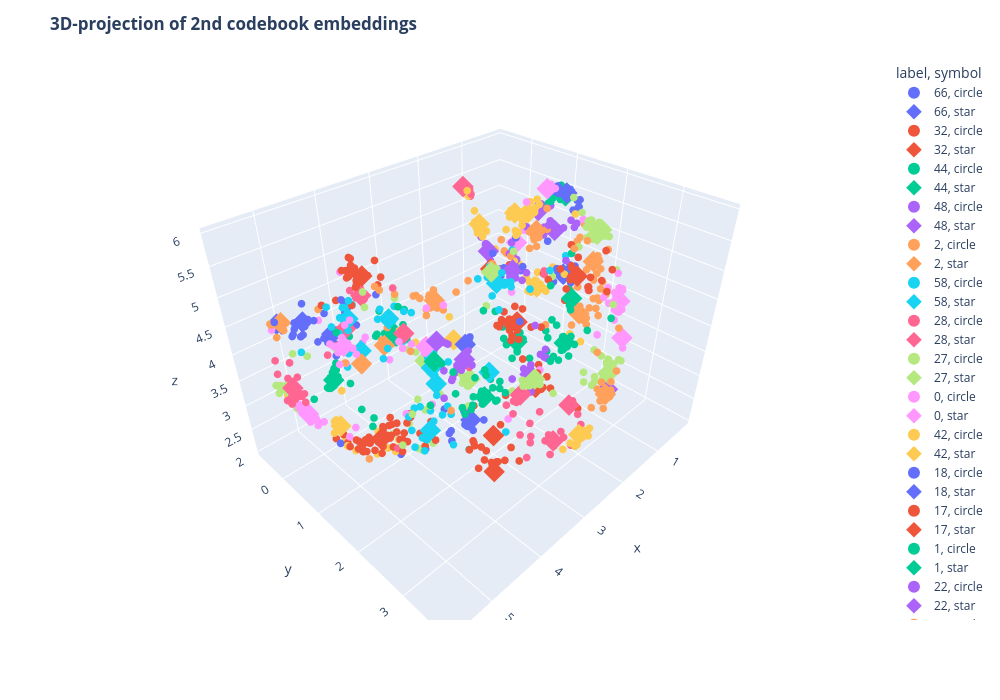

The notebook cell this image was saved under:
### Code cell
fig = px.scatter_3d(
    df,
    x="x",
    y="y",
    z="z",
    color="label",
    size="size_col",
    symbol="symbol",
    width=1000,
    height=700,
)
fig.update_traces(
    marker=dict(opacity=1, line=dict(width=0, color="DarkSlateGrey")),
    selector=dict(mode="markers"),
)
fig.update_layout(
    title="<b>3D-projection of 2nd codebook embeddings</b>",
)
fig.show()
